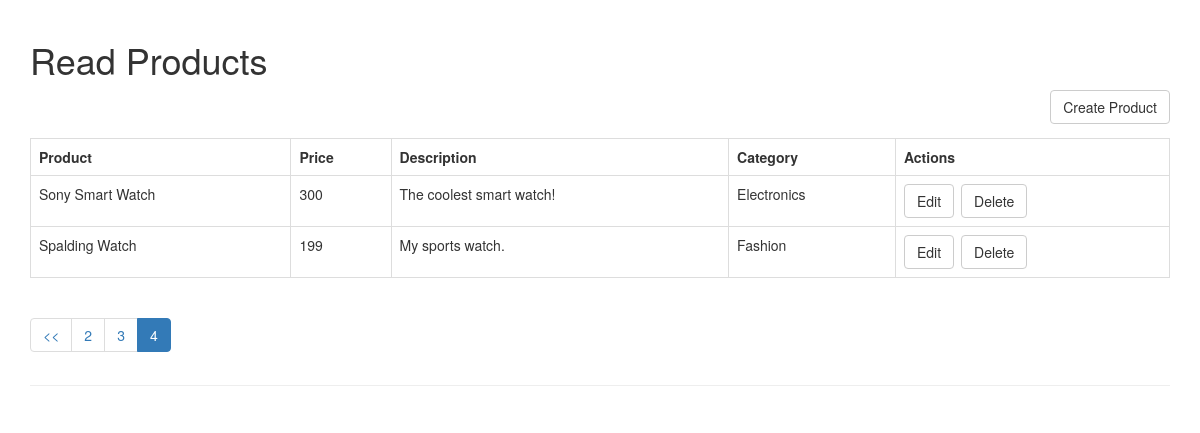
The app's page /index.php?page=4 with its own data.
### tables this page shows
CREATE TABLE IF NOT EXISTS `products` (
  `id` int(11) NOT NULL AUTO_INCREMENT,
  `name` varchar(32) NOT NULL,
  `description` text NOT NULL,
  `price` int(11) NOT NULL,
  `category_id` int(11) NOT NULL,
  `created` datetime NOT NULL,
  `modified` timestamp NOT NULL DEFAULT CURRENT_TIMESTAMP,
  PRIMARY KEY (`id`)
);

CREATE TABLE IF NOT EXISTS `categories` (
  `id` int(11) NOT NULL AUTO_INCREMENT,
  `name` varchar(256) NOT NULL,
  `created` datetime NOT NULL,
  `modified` timestamp NOT NULL DEFAULT CURRENT_TIMESTAMP,
  PRIMARY KEY (`id`)
);

### objects/product.php (called while the page is built, shortened)
<?php
class Product{
    private $conn;
    private $table_name = "products";
    public function __construct($db){
        $this->conn = $db;
    }
function readAll($page, $from_record_num, $records_per_page){
    $query = "SELECT
                id, name, description, price, category_id
            FROM
                " . $this->table_name . "
            ORDER BY
                name ASC
            LIMIT
                {$from_record_num}, {$records_per_page}";
    $stmt = $this->conn->prepare( $query );
    $stmt->execute();
    return $stmt;
}
}
?>

### objects/category.php (called while the page is built, shortened)
<?php
class Category{
    private $conn;
    private $table_name = "categories";
    public $id;
    public function __construct($db){
        $this->conn = $db;
    }
function readName(){
    $query = "SELECT name FROM " . $this->table_name . " WHERE id = ? limit 0,1";
    $stmt = $this->conn->prepare( $query );
    $stmt->bindParam(1, $this->id);
    $stmt->execute();
    $row = $stmt->fetch(PDO::FETCH_ASSOC);
    $this->name = $row['name'];
}
}
?>

### index.php (the view, shortened to what this page needs)
<?php
include_once "header.php";
echo "<div class='right-button-margin'>";
    echo "<a href='create_product.php' class='btn btn-default pull-right'>Create Product</a>";
echo "</div>";
$page = isset($_GET['page']) ? $_GET['page'] : 1;
$records_per_page = 3;
$from_record_num = ($records_per_page * $page) - $records_per_page;
include_once 'objects/product.php';
include_once 'objects/category.php';
$database = new Database();
$db = $database->getConnection();
$product = new Product($db);
$stmt = $product->readAll($page, $from_record_num, $records_per_page);
$num = $stmt->rowCount();
if($num>0){
    $category = new Category($db);
    echo "<table class='table table-hover table-responsive table-bordered'>";
        echo "<tr>";
            echo "<th>Product</th>";
            echo "<th>Price</th>";
            echo "<th>Description</th>";
            echo "<th>Category</th>";
            echo "<th>Actions</th>";
        echo "</tr>";
        while ($row = $stmt->fetch(PDO::FETCH_ASSOC)){
            extract($row);
            echo "<tr>";
                echo "<td>{$name}</td>";
                echo "<td>{$price}</td>";
                echo "<td>{$description}</td>";
                echo "<td>";
                    $category->id = $category_id;
                    $category->readName();
                    echo $category->name;
                echo "</td>";
                echo "<td>";
    echo "<a href='update_product.php?id={$id}' class='btn btn-default left-margin'>Edit</a>";
    echo "<a delete-id='{$id}' class='btn btn-default delete-object'>Delete</a>";
echo "</td>";
            echo "</tr>";
        }
    echo "</table>";
include_once 'paging_product.php';
}
else{
    echo "<div>No products found.</div>";
}
?>
<?php
include_once "footer.php";
?>

### header.php (style rules this page uses)
.left-margin { margin:0 .5em 0 0; }
.right-button-margin { margin: 0 0 1em 0; overflow: hidden; }

### records on screen
products: name "Sony Smart Watch", price "300", description "The coolest smart watch!", category.name "Electronics"
products: name "Spalding Watch", price "199", description "My sports watch.", category.name "Fashion"

### other values on screen
$page_title "Read Products"
